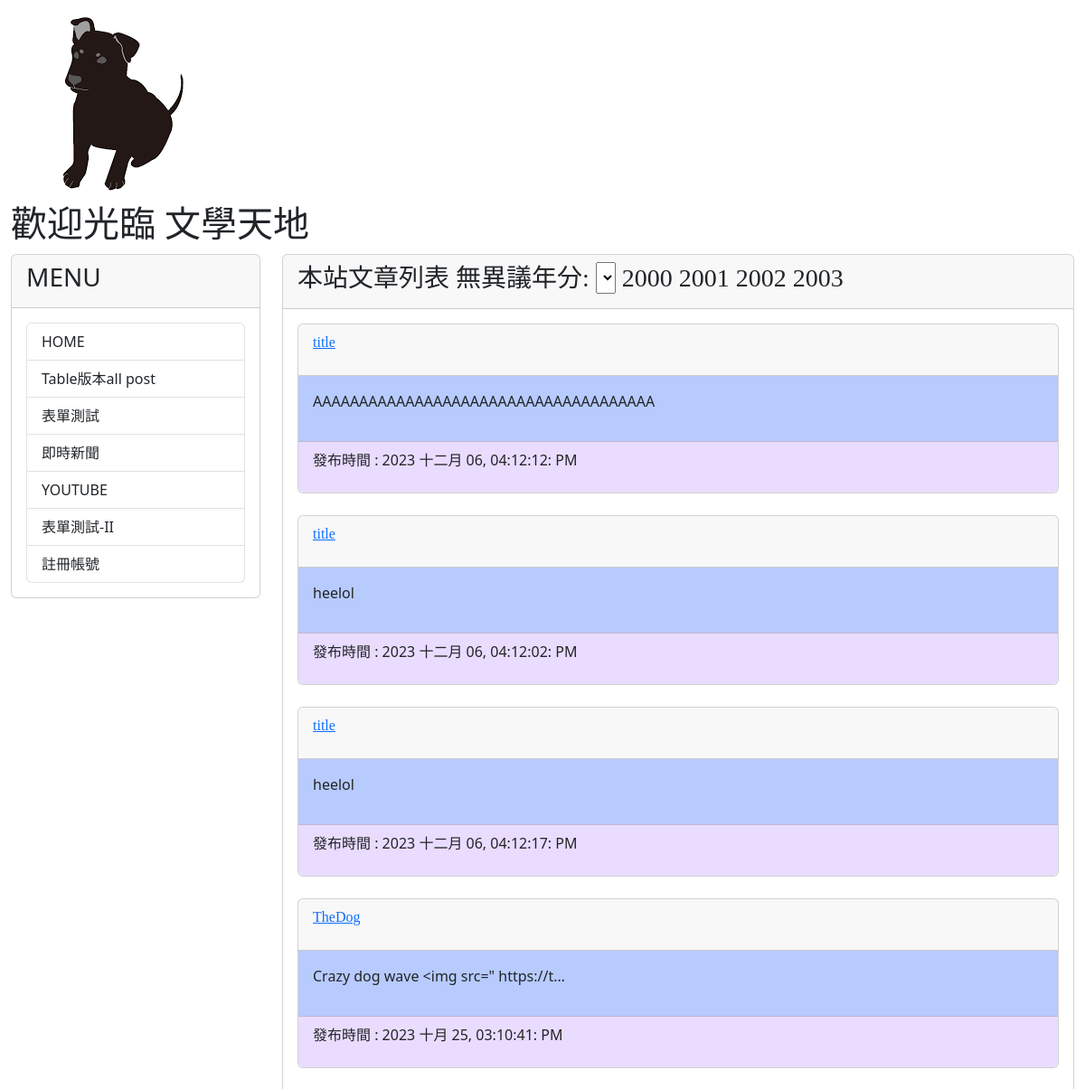
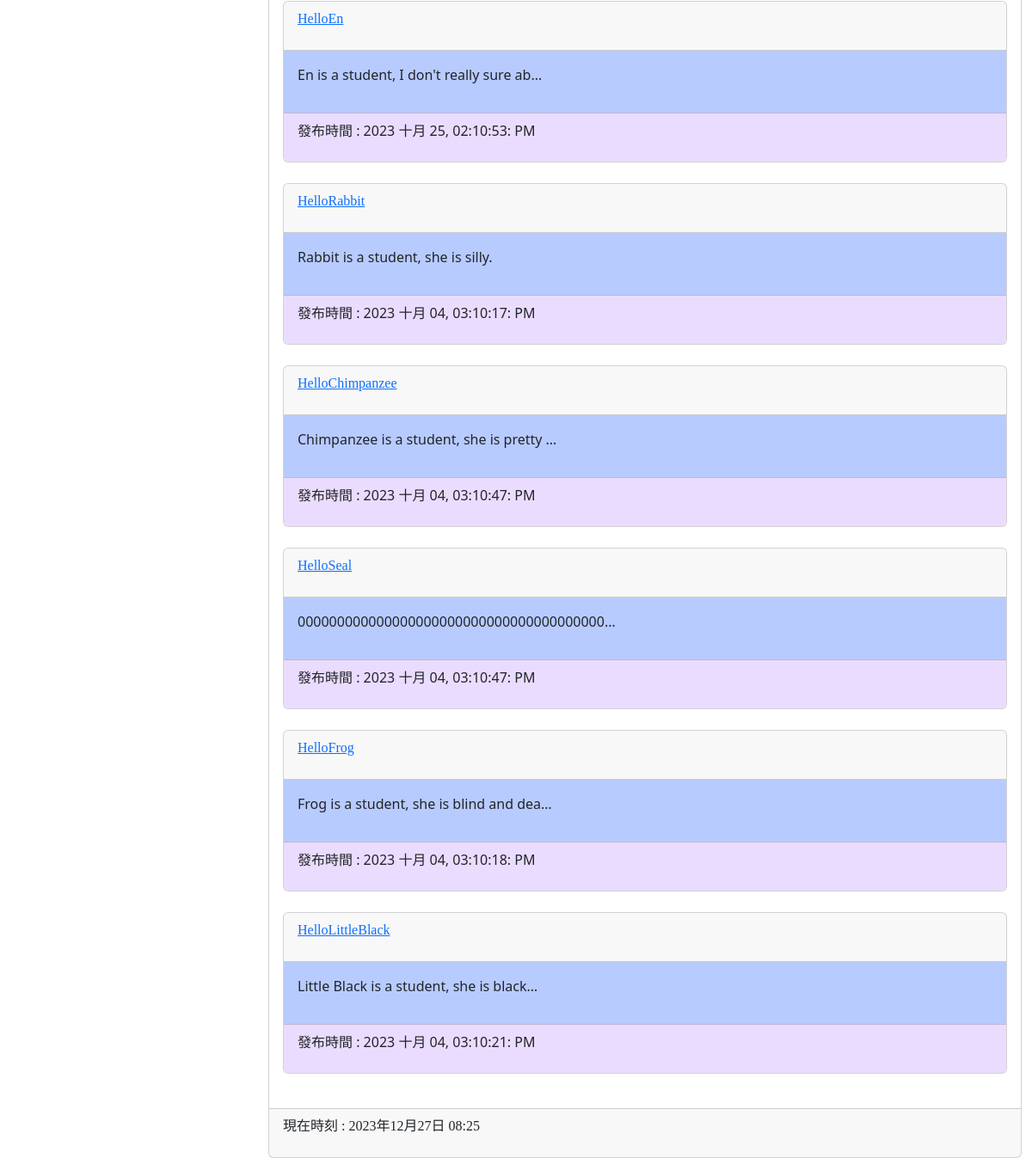
The page / on the database its author committed (2 pictures, top to bottom).
### mysite/models.py (models this page shows, shortened)
class Post(models.Model):
    title = models.CharField(max_length = 200)
    slug = models.CharField(max_length = 200)
    body = models.TextField()
    category = models.TextField(null=True)
    pub_date = models.DateTimeField(auto_now_add=True)
    class Meta:
        ordering = ('-pub_date', )

### mysite/views.py (the view)
# urls.py: path('', mv.homepage, name="homepage"),
def homepage(request):
    posts = Post.objects.all()
    now = datetime.now()
    hour = now.timetuple().tm_hour
    years = range(1960,2024)
    return render(request, 'index.html', locals())

### mysite/templates/index.html (shortened to what this page needs)
{% extends "base2.html" %}
{% block headmessage %}
<h3 style = 'font-family:標楷體';>本站文章列表</a>
<label for='byear'>無異議年分:</labal>
<select name="byear">
</select>
<imput type='radio' name='ryear' checked>2000</imput>
<imput type='radio' name='ryear'>2001</imput>
<imput type='radio' name='ryear'>2002</imput>
<imput type='radio' name='ryear'>2003</imput>
{% endblock headmessage %}
{% block content %}
{% for post in posts %}
<div class="card">
    <div class="card-header">
        <p style="font-family:微軟正黑體";font-size:14pt;font-weight:bold>
            <a href="/post/{{post.slug}}">{{post.title}}</a>
        </p>
    </div>
    <div class="card-body" style='background-color:#B8CBFF'>
        <p>
            {{post.body | truncatechars:40}}
        </p>
    </div>
    <div class="card-footer" style='background-color:#EADCFF'>
        <p>
            發布時間 : {{post.pub_date | date:"Y M d, h:m:s: A"}}
        </p>
    </div>
</div>
<br>
{% endfor %}
{% endblock content %}

### rows shown on the page
Post: title "title", body "AAAAAAAAAAAAAAAAAAAAAAAAAAAAAAAAAAAAA", pub_date "2023 十二月 06, 04:12:12: PM"
Post: title "title", body "heelol", pub_date "2023 十二月 06, 04:12:02: PM"
Post: title "title", body "heelol", pub_date "2023 十二月 06, 04:12:17: PM"
Post: title "TheDog", body "Crazy dog wave <img src=\" https://t…", pub_date "2023 十月 25, 03:10:41: PM"
Post: title "HelloEn", body "En is a student, I don't really sure ab…", pub_date "2023 十月 25, 02:10:53: PM"
Post: title "HelloRabbit", body "Rabbit is a student, she is silly.", pub_date "2023 十月 04, 03:10:17: PM"
Post: title "HelloChimpanzee", body "Chimpanzee is a student, she is pretty …", pub_date "2023 十月 04, 03:10:47: PM"
Post: title "HelloSeal", body "000000000000000000000000000000000000000…", pub_date "2023 十月 04, 03:10:47: PM"
Post: title "HelloFrog", body "Frog is a student, she is blind and dea…", pub_date "2023 十月 04, 03:10:18: PM"
Post: title "HelloLittleBlack", body "Little Black is a student, she is black…", pub_date "2023 十月 04, 03:10:21: PM"
